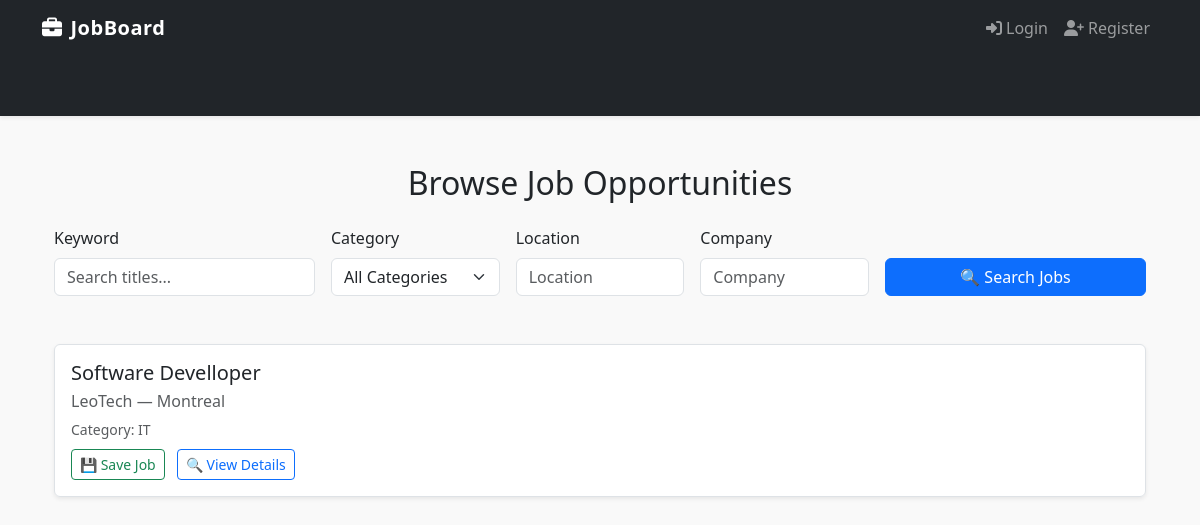
The app's page /, older data.
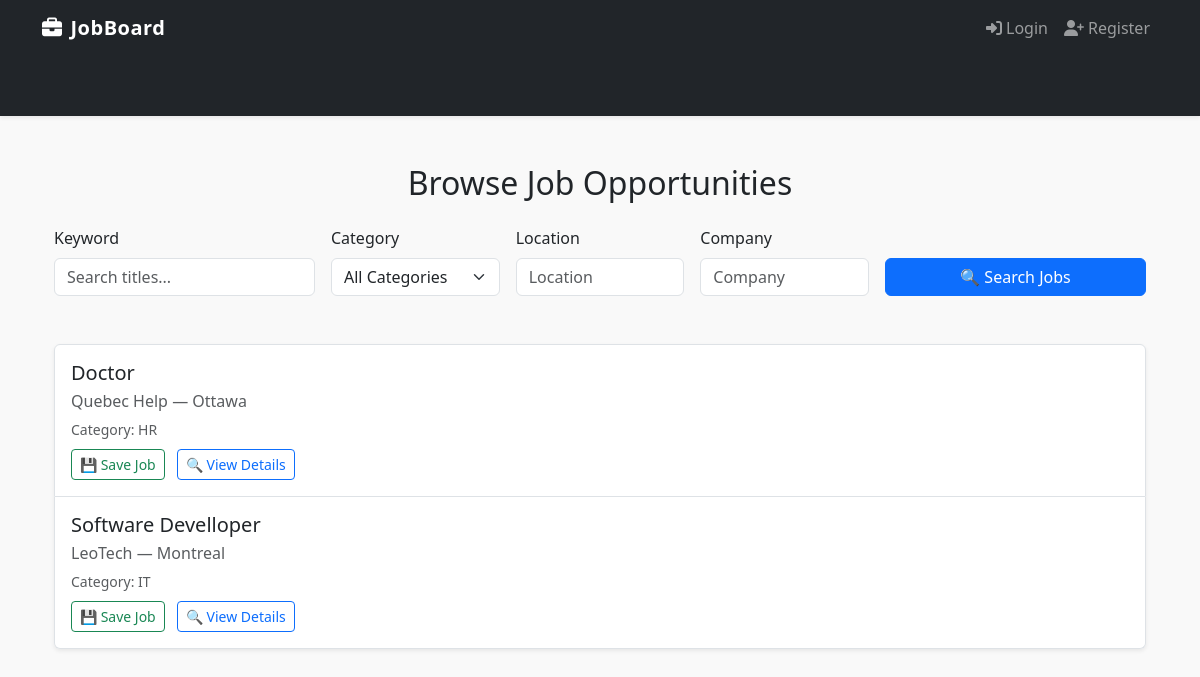
The same page, newer data.
### core/models.py (models this page shows, shortened)
class Job(models.Model):
    CATEGORY_CHOICES = [
        ('IT', 'IT'),
        ('HR', 'HR'),
        ('Finance', 'Finance'),
        ('Marketing', 'Marketing'),
    ]
    title = models.CharField(max_length=255)
    company = models.CharField(max_length=255)
    description = models.TextField()
    location = models.CharField(max_length=255)
    category = models.CharField(max_length=50, choices=CATEGORY_CHOICES)
    posted_by = models.ForeignKey(User, on_delete=models.CASCADE)
    date_posted = models.DateTimeField(auto_now_add=True)

### core/views.py (the view)
# urls.py: path('', views.home_view, name='home'),
def home_view(request):
    jobs = Job.objects.all().order_by('-date_posted')
    query = request.GET.get('q')
    category = request.GET.get('category')
    location = request.GET.get('location')
    company = request.GET.get('company')
    if query:
        jobs = jobs.filter(title__icontains=query)
    if category:
        jobs = jobs.filter(category=category)
    if location:
        jobs = jobs.filter(location__icontains=location)
    if company:
        jobs = jobs.filter(company__icontains=company)
    categories = Job.CATEGORY_CHOICES
    return render(request, 'core/job_list.html', {
        'jobs': jobs,
        'categories': categories,
    })

### core/templates/core/job_list.html (shortened to what this page needs)
{% extends "base.html" %}
{% block content %}
<div class="container mt-5">
  <h2 class="mb-4 text-center">Browse Job Opportunities</h2>
  <form method="GET" class="row g-3 mb-5 align-items-end">
    <div class="col-12 col-md-3">
      <label class="form-label">Keyword</label>
      <input type="text" name="q" class="form-control" placeholder="Search titles..." value="{{ request.GET.q }}">
    </div>
    <div class="col-12 col-md-2">
      <label class="form-label">Category</label>
      <select name="category" class="form-select">
        <option value="">All Categories</option>
      </select>
    </div>
    <div class="col-12 col-md-2">
      <label class="form-label">Location</label>
      <input type="text" name="location" class="form-control" placeholder="Location" value="{{ request.GET.location }}">
    </div>
    <div class="col-12 col-md-2">
      <label class="form-label">Company</label>
      <input type="text" name="company" class="form-control" placeholder="Company" value="{{ request.GET.company }}">
    </div>
    <div class="col-12 col-md-3">
      <button type="submit" class="btn btn-primary w-100">🔍 Search Jobs</button>
    </div>
  </form>
  {% if jobs %}
    <div class="list-group shadow-sm">
      {% for job in jobs %}
        <div class="list-group-item py-3">
          <div class="d-flex flex-column flex-md-row justify-content-between align-items-start align-items-md-center">
            <div>
              <a href="{% url 'job_detail' job.id %}" class="text-decoration-none text-dark">
                <h5 class="mb-1">{{ job.title }}</h5>
                <p class="mb-1 text-muted">{{ job.company }} — {{ job.location }}</p>
                <small class="text-muted">Category: {{ job.category }}</small>
              </a>
              <div class="mt-2">
                <a href="{% url 'save_job' job.id %}" class="btn btn-sm btn-outline-success me-2">💾 Save Job</a>
                <a href="{% url 'job_detail' job.id %}" class="btn btn-sm btn-outline-primary">🔍 View Details</a>
              </div>
            </div>
          </div>
        </div>
      {% endfor %}
    </div>
  {% else %}
    <div class="alert alert-info text-center mt-5" role="alert">
      No jobs found. Try adjusting your filters or search keywords.
    </div>
  {% endif %}
</div>
{% endblock %}

Row changes from the older to the newer data that the page shows:
added Job: title "Doctor", company "Quebec Help", location "Ottawa", category "HR"
